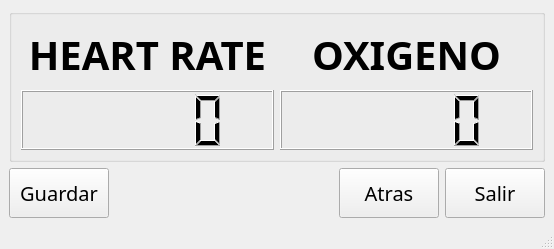
<?xml version="1.0" encoding="UTF-8"?>
<ui version="4.0">
 <class>Mediciones</class>
 <widget class="QMainWindow" name="Mediciones">
  <property name="geometry">
   <rect>
    <x>0</x>
    <y>0</y>
    <width>554</width>
    <height>249</height>
   </rect>
  </property>
  <property name="font">
   <font>
    <family>Manjari</family>
   </font>
  </property>
  <property name="windowTitle">
   <string>MainWindow</string>
  </property>
  <widget class="QWidget" name="centralwidget">
   <layout class="QGridLayout" name="gridLayout">
    <item row="1" column="0" colspan="4">
     <widget class="QGroupBox" name="groupBox_2">
      <property name="font">
       <font>
        <family>Manjari</family>
       </font>
      </property>
      <property name="title">
       <string/>
      </property>
      <property name="alignment">
       <set>Qt::AlignLeading|Qt::AlignLeft|Qt::AlignVCenter</set>
      </property>
      <layout class="QGridLayout" name="gridLayout_3">
       <item row="0" column="1">
        <widget class="QLabel" name="label_2">
         <property name="maximumSize">
          <size>
           <width>16777215</width>
           <height>100</height>
          </size>
         </property>
         <property name="font">
          <font>
           <family>Manjari</family>
           <pointsize>30</pointsize>
           <bold>true</bold>
          </font>
         </property>
         <property name="text">
          <string>OXIGENO</string>
         </property>
         <property name="alignment">
          <set>Qt::AlignCenter</set>
         </property>
        </widget>
       </item>
       <item row="1" column="1">
        <widget class="QLCDNumber" name="lcdOxigeno"/>
       </item>
       <item row="0" column="0">
        <widget class="QLabel" name="label">
         <property name="maximumSize">
          <size>
           <width>16777215</width>
           <height>100</height>
          </size>
         </property>
         <property name="font">
          <font>
           <family>Manjari</family>
           <pointsize>30</pointsize>
           <italic>false</italic>
           <bold>true</bold>
           <underline>false</underline>
           <strikeout>false</strikeout>
          </font>
         </property>
         <property name="frameShape">
          <enum>QFrame::NoFrame</enum>
         </property>
         <property name="frameShadow">
          <enum>QFrame::Plain</enum>
         </property>
         <property name="text">
          <string>HEART RATE</string>
         </property>
         <property name="textFormat">
          <enum>Qt::AutoText</enum>
         </property>
         <property name="alignment">
          <set>Qt::AlignCenter</set>
         </property>
        </widget>
       </item>
       <item row="1" column="0">
        <widget class="QLCDNumber" name="lcdHeartrate"/>
       </item>
      </layout>
     </widget>
    </item>
    <item row="3" column="3">
     <widget class="QPushButton" name="botonSalir">
      <property name="minimumSize">
       <size>
        <width>100</width>
        <height>50</height>
       </size>
      </property>
      <property name="font">
       <font>
        <family>Manjari</family>
        <pointsize>15</pointsize>
       </font>
      </property>
      <property name="text">
       <string>Salir</string>
      </property>
     </widget>
    </item>
    <item row="3" column="1">
     <spacer name="horizontalSpacer">
      <property name="orientation">
       <enum>Qt::Horizontal</enum>
      </property>
      <property name="sizeHint" stdset="0">
       <size>
        <width>40</width>
        <height>20</height>
       </size>
      </property>
     </spacer>
    </item>
    <item row="3" column="0">
     <widget class="QPushButton" name="botonGuardar">
      <property name="minimumSize">
       <size>
        <width>100</width>
        <height>50</height>
       </size>
      </property>
      <property name="font">
       <font>
        <family>Manjari</family>
        <pointsize>15</pointsize>
       </font>
      </property>
      <property name="text">
       <string>Guardar</string>
      </property>
     </widget>
    </item>
    <item row="3" column="2">
     <widget class="QPushButton" name="botonMenu">
      <property name="minimumSize">
       <size>
        <width>100</width>
        <height>50</height>
       </size>
      </property>
      <property name="font">
       <font>
        <family>Manjari</family>
        <pointsize>15</pointsize>
       </font>
      </property>
      <property name="text">
       <string>Atras</string>
      </property>
     </widget>
    </item>
   </layout>
  </widget>
  <widget class="QStatusBar" name="statusbar"/>
 </widget>
 <resources/>
 <connections/>
</ui>
